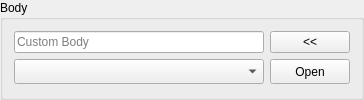
        <widget class="QGroupBox" name="groupBox">
         <property name="title">
          <string>Body</string>
         </property>
         <layout class="QGridLayout" name="gridLayout_3">
          <item row="1" column="0">
           <layout class="QHBoxLayout" name="horizontalLayout_3">
            <property name="topMargin">
             <number>0</number>
            </property>
            <item>
             <widget class="QComboBox" name="bodyBox">
              <property name="sizePolicy">
               <sizepolicy hsizetype="Expanding" vsizetype="Fixed">
                <horstretch>0</horstretch>
                <verstretch>0</verstretch>
               </sizepolicy>
              </property>
              <property name="minimumSize">
               <size>
                <width>250</width>
                <height>25</height>
               </size>
              </property>
              <property name="maximumSize">
               <size>
                <width>1000</width>
                <height>16777215</height>
               </size>
              </property>
              <property name="sizeAdjustPolicy">
               <enum>QComboBox::AdjustToContents</enum>
              </property>
             </widget>
            </item>
            <item>
             <widget class="QPushButton" name="openBodyFile">
              <property name="minimumSize">
               <size>
                <width>25</width>
                <height>25</height>
               </size>
              </property>
              <property name="text">
               <string>Open</string>
              </property>
             </widget>
            </item>
           </layout>
          </item>
          <item row="0" column="0">
           <layout class="QHBoxLayout" name="horizontalLayout_4">
            <property name="topMargin">
             <number>0</number>
            </property>
            <item>
             <widget class="QLineEdit" name="custom_body">
              <property name="placeholderText">
               <string>Custom Body</string>
              </property>
             </widget>
            </item>
            <item>
             <widget class="QPushButton" name="populate_body_line">
              <property name="text">
               <string>&lt;&lt;</string>
              </property>
             </widget>
            </item>
           </layout>
          </item>
         </layout>
        </widget>
